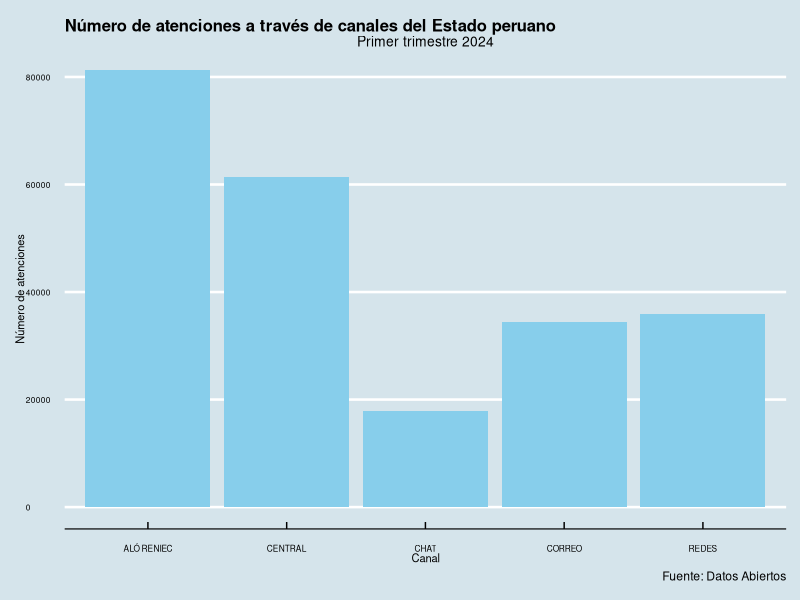
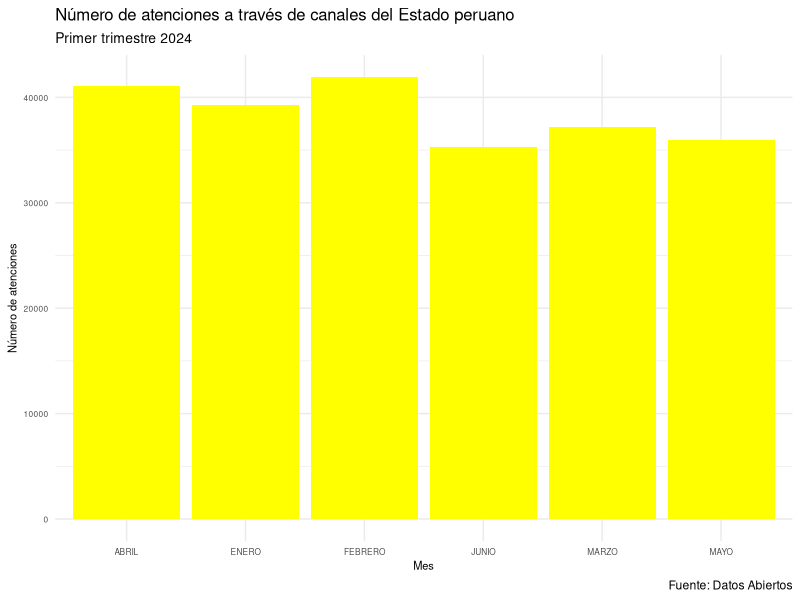

Write the R code that produced these figures, in order.
## ---- chunk 1
library(readr)
library(readxl)
library(tidyverse)
library(gganimate)
library(png)
library(ggplot2)
library(ggthemes)
## ---- chunk 2
data1 <- read_csv("OCPConsultas.csv")
str(data1)
#La base de datos tiene 365 observaciones (filas) y 6 variables. 
## ---- chunk 3
data1 <- data1[,-1]
## ---- chunk 4
data1 <- data1 %>%
  rename(`Tipo de consulta` = "...2") %>%
  rename(Mes = "...3") %>%
  rename(Canal = "...4") %>%
  rename(Cantidad = "...5") %>%
  rename(Porcentaje = "...6")
## ---- chunk 5
data1 <- data1[-(1:2),]
## ---- chunk 6
data1 <- data1 |> 
  mutate(Cantidad1 = as.numeric(str_replace_all(Cantidad, ",", "")))
## ---- chunk 7
# Primero, convertimos los valores a caracteres si es necesario
data1$Porcentaje <- as.character(data1$Porcentaje)

# Ahora extraemos los valores numéricos con str_extract
data1$Porcentaje1 <- str_extract(data1$Porcentaje, "\\d+\\.*\\d*")

# Si quieres convertir los valores extraídos a números
data1$Porcentaje1 <- as.numeric(data1$Porcentaje1)
## ---- chunk 8
summary(data1$`Tipo de consulta`)
table(data1$`Tipo de consulta`)
## ---- chunk 9
summary(data1$Mes)
table(data1$Mes)
## ---- chunk 10
summary(data1$Canal)
table(data1$Canal)
## ---- chunk 11
class(data1$Cantidad1)
summary(data1$Cantidad1)
## ---- chunk 12
class(data1$Porcentaje1)
summary(data1$Porcentaje1)
## ---- chunk 13
# Seleccionar Canal y Cantidad1, agrupar por Canal y calcular la media de Cantidad1
data2 <- data1 %>%
  select(Canal, Cantidad1) %>%
  group_by(Canal) %>%
  summarise(CantProm = mean(Cantidad1, na.rm = TRUE))

#Imprimimos
print(data2)
## ---- chunk 14
#Gráfico 1
data1 |> 
  ggplot()+
  aes(x=Canal, y=Cantidad1)+
  geom_bar(stat = "identity", fill = "skyblue") +
  labs(title="Número de atenciones a través de canales del Estado peruano", subtitle="Primer trimestre 2024", caption="Fuente: Datos Abiertos", x="Canal", y="Número de atenciones") + theme_economist() +
  theme(
    plot.title = element_text(size = 12),     
    plot.subtitle = element_text(size = 10),  
    axis.title.x = element_text(size = 8),    
    axis.title.y = element_text(size = 8),    
    axis.text.x = element_text(size = 6),      
    axis.text.y = element_text(size = 6))  
## ---- chunk 15
#Gráfico 2
data1 |> 
  ggplot()+
  aes(x=Mes, y=Cantidad1)+
  geom_bar(stat = "identity", fill = "yellow") +
  labs(title="Número de atenciones a través de canales del Estado peruano", subtitle="Primer trimestre 2024", caption="Fuente: Datos Abiertos", x="Mes", y="Número de atenciones") + theme_minimal() +
  theme(
    plot.title = element_text(size = 12),     
    plot.subtitle = element_text(size = 10),  
    axis.title.x = element_text(size = 8),    
    axis.title.y = element_text(size = 8),    
    axis.text.x = element_text(size = 6),      
    axis.text.y = element_text(size = 6))     
    
